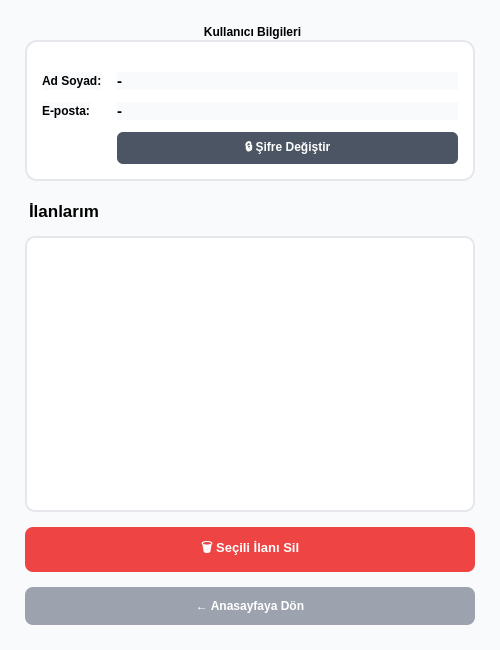
<?xml version="1.0" encoding="UTF-8"?>
<ui version="4.0">
 <class>Profil</class>
 <widget class="QWidget" name="Profil">
  <property name="geometry">
   <rect>
    <x>0</x>
    <y>0</y>
    <width>500</width>
    <height>650</height>
   </rect>
  </property>
  <property name="windowTitle">
   <string>Profilim ve İlan Yönetimi</string>
  </property>
  <property name="styleSheet">
   <string notr="true">background-color: #f9fafb;</string>
  </property>
  <layout class="QVBoxLayout" name="mainLayout">
   <property name="spacing">
    <number>15</number>
   </property>
   <property name="leftMargin">
    <number>25</number>
   </property>
   <property name="topMargin">
    <number>25</number>
   </property>
   <property name="rightMargin">
    <number>25</number>
   </property>
   <property name="bottomMargin">
    <number>25</number>
   </property>
   <item>
    <widget class="QGroupBox" name="groupKullanici">
     <property name="title">
      <string>Kullanıcı Bilgileri</string>
     </property>
     <property name="styleSheet">
      <string notr="true">QGroupBox {
    font-weight: bold;
    border: 2px solid #e5e7eb;
    border-radius: 12px;
    margin-top: 15px;
    padding-top: 20px;
    background-color: white;
    color: #000000;
}
QGroupBox::title {
    subcontrol-origin: margin;
    subcontrol-position: top center;
    padding: 0 10px;
    color: #000000;
}
QLabel {
    color: #000000;
}</string>
     </property>
     <layout class="QFormLayout" name="formLayout">
      <property name="horizontalSpacing">
       <number>15</number>
      </property>
      <property name="verticalSpacing">
       <number>12</number>
      </property>
      <property name="leftMargin">
       <number>15</number>
      </property>
      <property name="topMargin">
       <number>10</number>
      </property>
      <property name="rightMargin">
       <number>15</number>
      </property>
      <property name="bottomMargin">
       <number>15</number>
      </property>
      <item row="0" column="0">
       <widget class="QLabel" name="label_1">
        <property name="font">
         <font>
          <bold>true</bold>
         </font>
        </property>
        <property name="text">
         <string>Ad Soyad:</string>
        </property>
        <property name="styleSheet">
         <string notr="true">color: #000000;</string>
        </property>
       </widget>
      </item>
      <item row="0" column="1">
       <widget class="QLabel" name="lblAdSoyad">
        <property name="styleSheet">
         <string notr="true">color: #000000; font-size: 11pt; font-weight: bold;</string>
        </property>
        <property name="text">
         <string>-</string>
        </property>
       </widget>
      </item>
      <item row="1" column="0">
       <widget class="QLabel" name="label_2">
        <property name="font">
         <font>
          <bold>true</bold>
         </font>
        </property>
        <property name="text">
         <string>E-posta:</string>
        </property>
        <property name="styleSheet">
         <string notr="true">color: #000000;</string>
        </property>
       </widget>
      </item>
      <item row="1" column="1">
       <widget class="QLabel" name="lblEmail">
        <property name="styleSheet">
         <string notr="true">color: #000000; font-size: 11pt; font-weight: bold;</string>
        </property>
        <property name="text">
         <string>-</string>
        </property>
       </widget>
      </item>
      <item row="2" column="1">
       <widget class="QPushButton" name="btnSifreDegistir">
        <property name="minimumSize">
         <size>
          <width>0</width>
          <height>32</height>
         </size>
        </property>
        <property name="cursor">
         <cursorShape>PointingHandCursor</cursorShape>
        </property>
        <property name="styleSheet">
         <string notr="true">QPushButton {
    background-color: #4B5563;
    color: white;
    border-radius: 6px;
    font-weight: bold;
    padding: 0 15px;
}
QPushButton:hover {
    background-color: #374151;
}</string>
        </property>
        <property name="text">
         <string>🔒 Şifre Değiştir</string>
        </property>
       </widget>
      </item>
     </layout>
    </widget>
   </item>
   <item>
    <widget class="QLabel" name="lblIlanBaslik">
     <property name="font">
      <font>
       <pointsize>13</pointsize>
       <bold>true</bold>
      </font>
     </property>
     <property name="styleSheet">
      <string notr="true">color: #000000; margin-top: 5px;</string>
     </property>
     <property name="text">
      <string>İlanlarım</string>
     </property>
    </widget>
   </item>
   <item>
    <widget class="QListWidget" name="listProfilIlanlar">
     <property name="styleSheet">
      <string notr="true">QListWidget {
    background-color: white;
    border: 2px solid #e5e7eb;
    border-radius: 10px;
    padding: 8px;
    font-size: 11pt;
    color: #000000;
}
QListWidget::item {
    color: #000000;
    padding: 10px;
    border-bottom: 1px solid #f3f4f6;
}
QListWidget::item:selected {
    background-color: #eff6ff;
    color: #1d4ed8;
    border-radius: 6px;
}</string>
     </property>
    </widget>
   </item>
   <item>
    <widget class="QPushButton" name="btnIlanSil">
     <property name="minimumSize">
      <size>
       <width>0</width>
       <height>45</height>
      </size>
     </property>
     <property name="cursor">
      <cursorShape>PointingHandCursor</cursorShape>
     </property>
     <property name="styleSheet">
      <string notr="true">QPushButton {
    background-color: #ef4444;
    color: white;
    font-weight: bold;
    font-size: 10pt;
    border-radius: 8px;
}
QPushButton:hover {
    background-color: #dc2626;
}
QPushButton:pressed {
    background-color: #991b1b;
}</string>
     </property>
     <property name="text">
      <string>🗑 Seçili İlanı Sil</string>
     </property>
    </widget>
   </item>
   <item>
    <widget class="QPushButton" name="btnGeri">
     <property name="minimumSize">
      <size>
       <width>0</width>
       <height>38</height>
      </size>
     </property>
     <property name="cursor">
      <cursorShape>PointingHandCursor</cursorShape>
     </property>
     <property name="styleSheet">
      <string notr="true">QPushButton {
    background-color: #9ca3af;
    color: white;
    border-radius: 8px;
    font-weight: bold;
}
QPushButton:hover {
    background-color: #6b7280;
}</string>
     </property>
     <property name="text">
      <string>← Anasayfaya Dön</string>
     </property>
    </widget>
   </item>
  </layout>
 </widget>
 <resources/>
 <connections/>
</ui>
